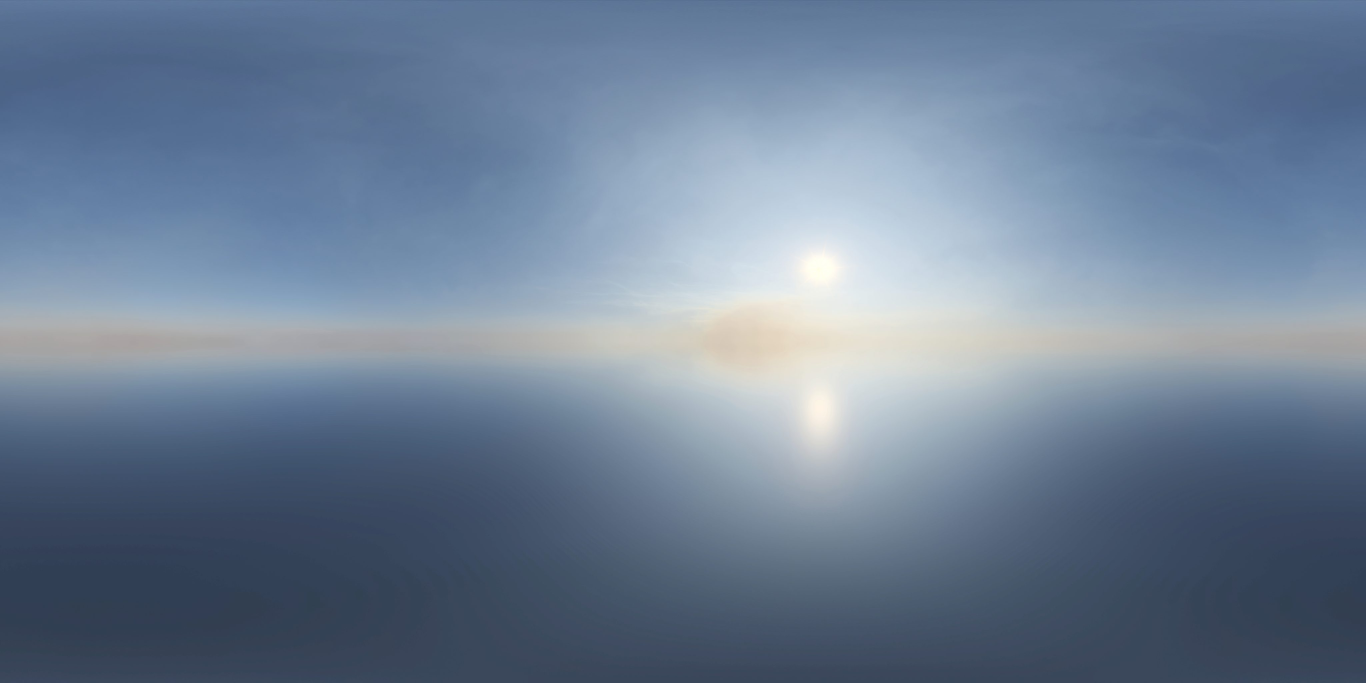
#> input picture assets/sky_bahia.jpg, 4096 x 2048 px, given in place of asphalt_track_Diffuse.jpg, which was not available (shown at 1/3 size)
$ python assets_prep.py ../assets/sky_bahia.jpg
#> lines starting #> are read from the running program, lines starting #| are printed output that depends on the picture
"""Prepare the CC0 photo assets (Poly Haven, ambientCG) for the 3D renderer.
usage: python tools/assets_prep.py DOWNLOAD_DIR
Resizes textures, composes foliage cluster cards from leaf atlases, downscales the
sky panoramas, writes them to assets/, then embeds them as data URIs in
js/assets/*.js so the game keeps working from file:// (WebGL refuses file:// images).
"""
import sys, pathlib, random, base64, io, json
from PIL import Image, ImageEnhance, ImageOps

SRC = pathlib.Path(sys.argv[1])
ROOT = pathlib.Path(__file__).resolve().parent.parent
OUT = ROOT / 'assets'; OUT.mkdir(exist_ok=True)
JS = ROOT / 'js' / 'assets'; JS.mkdir(exist_ok=True)

def jpg(src, name, size, q=86, tint=None):
#> called with src = 'asphalt_track_Diffuse.jpg', name = 'asphalt.jpg', size = 1024, q = 86
    im = Image.open(SRC / src).convert('RGB')
#> im is the input picture: PIL image 4096x2048 RGB; mean R, G, B 109.4, 127.2, 149.5
    if size: im = im.resize((size, size), Image.LANCZOS)
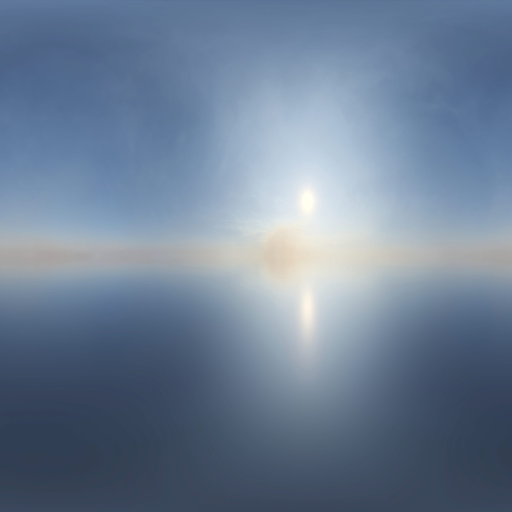
#> im: PIL image 1024x1024 RGB (shown at 1/2 size); mean R, G, B 109.4, 127.2, 149.5
    im.save(OUT / name, quality=q, optimize=True)

TEX = [
    ('asphalt_track_Diffuse.jpg', 'asphalt.jpg', 1024), ('asphalt_track_nor_gl.jpg', 'asphalt_n.jpg', 512),
    ('asphalt_pit_lane_Diffuse.jpg', 'pitlane.jpg', 512),
    ('gravel_floor_02_Diffuse.jpg', 'gravel.jpg', 1024), ('gravel_floor_02_nor_gl.jpg', 'gravel_n.jpg', 512),
    ('concrete_wall_008_Diffuse.jpg', 'concrete.jpg', 512),
    ('coast_sand_01_Diffuse.jpg', 'sand.jpg', 1024), ('pavement_02_Diffuse.jpg', 'pavement.jpg', 1024),
    ('Grass001_1K-JPG_Color.jpg', 'grass.jpg', 1024), ('Grass001_1K-JPG_NormalGL.jpg', 'grass_n.jpg', 512),
    ('fir_tree_01_bark_diff.jpg', 'bark.jpg', 256),
]
# PBR companions: Poly Haven 'arm' maps pack AO (R), roughness (G), metalness (B), which is
# exactly the channel layout three.js reads for aoMap / roughnessMap / metalnessMap.
TEX += [
    ('asphalt_track_arm.jpg', 'asphalt_arm.jpg', 1024),
    ('asphalt_pit_lane_arm.jpg', 'pitlane_arm.jpg', 512), ('asphalt_pit_lane_nor_gl.jpg', 'pitlane_n.jpg', 512),
    ('gravel_floor_02_arm.jpg', 'gravel_arm.jpg', 512),
    ('concrete_wall_008_arm.jpg', 'concrete_arm.jpg', 512), ('concrete_wall_008_nor_gl.jpg', 'concrete_n.jpg', 512),
    ('coast_sand_01_arm.jpg', 'sand_arm.jpg', 512), ('coast_sand_01_nor_gl.jpg', 'sand_n.jpg', 512),
    ('pavement_02_arm.jpg', 'pavement_arm.jpg', 512), ('pavement_02_nor_gl.jpg', 'pavement_n.jpg', 512),
    ('painted_concrete_arm.jpg', 'kerb_arm.jpg', 512), ('painted_concrete_nor_gl.jpg', 'kerb_n.jpg', 512),
    ('metal_plate_Diffuse.jpg', 'metal.jpg', 512), ('metal_plate_arm.jpg', 'metal_arm.jpg', 512), ('metal_plate_nor_gl.jpg', 'metal_n.jpg', 512),
    ('Rubber004_1K-JPG_Color.jpg', 'rubber.jpg', 512), ('Rubber004_1K-JPG_NormalGL.jpg', 'rubber_n.jpg', 512),
]
for a, b, s in TEX: jpg(a, b, s)
#> pass 2 of the loop `for a, b, s in TEX: jpg(a, b, s)`:
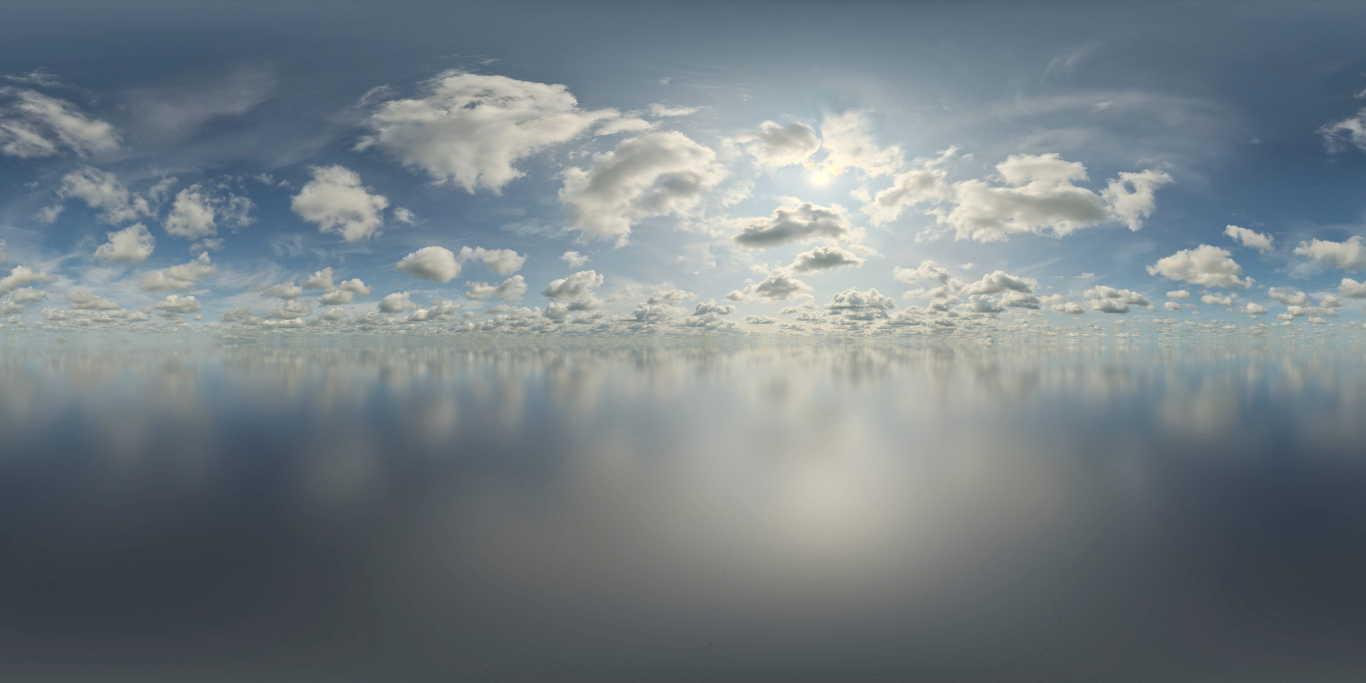
#> input picture assets/sky_hakone.jpg, 4096 x 2048 px, given in place of asphalt_track_nor_gl.jpg, which was not available (shown at 1/3 size)
#> in jpg, im is the input picture: PIL image 4096x2048 RGB; mean R, G, B 117.6, 127.7, 132.6
#> in jpg (call 2), `if size: im = im.resize((size, size), Image.LANCZOS)`:
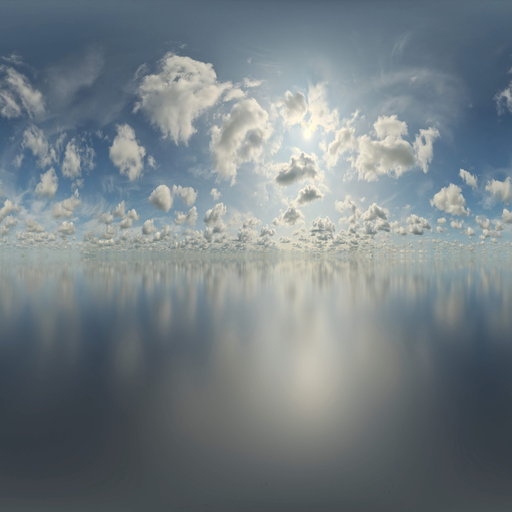
#> im: PIL image 512x512 RGB; mean R, G, B 117.6, 127.7, 132.6
#> (the run stopped early here; a loop or call above may not have finished)
